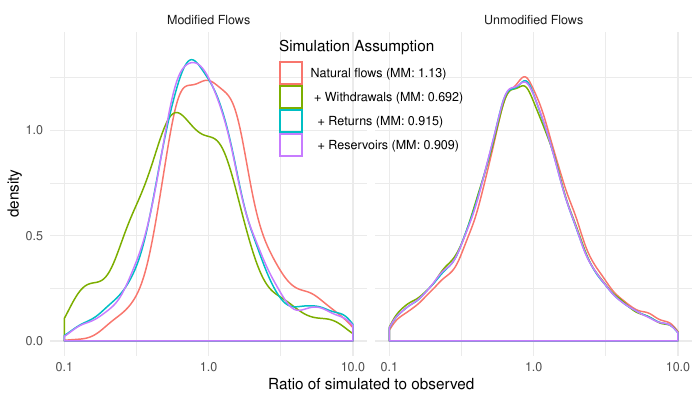

Reproduce this figure in R.
setwd("~/research/water/awash/analyses/gaugecompare")

library(ggplot2)

do.only.hcdn <- F
startmonth <- 673
do.monthly <- F
do.other <- "allyear" #"10year"

source("../../../network4/discharges.R", chdir=T)
if (do.monthly) {
    df <- read.csv("optimizes-monthly.csv")
} else {
    if (do.other == "allyear") {
        df <- read.csv("optimizes-allyear.csv")
        startmonth <- 1
    } else if (do.other == "10year") {
        df <- read.csv("optimizes-10year.csv")
        startmonth <- startmonth - 60
    } else
        df <- read.csv("optimizes.csv")
}
df$observed <- NA

if (do.only.hcdn) {
    info <- read.csv("../../../scaling/conterm_basinid.txt")
    allids <- unique(as.character(df$gauge))
    collection <- sapply(strsplit(allids, "\\."), function(x) x[1])
    colid <- sapply(strsplit(allids, "\\."), function(x) x[2])
    include <- collection == "usgs"
    for (ii in which(include)) {
        infoii <- which(info$STAID == as.numeric(colid[ii]))
        if (length(infoii) != 1)
            include[ii] <- F
        else if (info$HCDN.2009[infoii] != "yes")
            include[ii] <- F
    }

    df <- df[df$gauge %in% allids[include],]
}

numdone <- 0
for (gauge in unique(df$gauge)) {
    numdone <- numdone + 1
    print(numdone / 22559)
    dfrows <- which(df$gauge == gauge)
    parts <- strsplit(as.character(gauge), "\\.")[[1]]
    if (parts[1] %in% c("rivdis", "usgs")) {
        values <- get.flow.data(parts[1], parts[2])
        if (class(values) == "logical")
            next
        starttime <- (1950 - 1960) * 12 - 3 + startmonth - 1
        maxtime <- max(values$time)
        if (do.monthly) {
            if (starttime >= maxtime)
                next
            for (time in 1:60) {
                df$observed[dfrows[time]] <- values$flow[values$time == starttime]
                starttime <- starttime + 1
                if (starttime > maxtime)
                    break
            }
        } else {
            if (starttime >= maxtime - 11)
                next
            for (year in 1:length(dfrows)) {
                df$observed[dfrows[year]] <- mean(values$flow[values$time >= starttime & values$time < starttime + 12])
                starttime <- starttime + 12
                if (starttime > maxtime)
                    break
            }
        }
    }
}

df$observed <- df$observed * 60 * 60 * 24 * 365 / 1000 # 1000 m^3
if (do.monthly)
    df$observed <- df$observed / 12
if (do.only.hcdn) {
    quantile(df$flows_nw / df$observed, probs=c(0, .1, .25, .5, .75, .9, 1), na.rm=T)

    ggplot(df, aes(flows_nw / observed)) +
        geom_density() +
        scale_x_log10(breaks=c(1e-3, 1e-2, .1, 1, 10, 1e2, 1e3, 1e4, 1e5, 1e6), limits=c(1e-1, 1e1)) +
        theme_minimal() + xlab("Ratio of simulated to observed")
}

##### Collect data for evaporation run

## df2 <- df[, c('gauge', 'time', 'observed')]
## write.csv(df2, "evapdata.csv", row.names=F)

##### Collect data for VIC comparison

## Read raw run-off values
## nc <- nc_open("~/Dropbox/America's Water/Public Model Data/VIC_WB.nc")
## vic.fips <- ncvar_get(nc, "state_fips") * 1000 + ncvar_get(nc, "county_fips")
## vic.flow <- ncvar_get(nc, "runoff") + ncvar_get(nc, "baseflow")
## network$gid <- paste(network$collection, network$colid, sep='.')
## load("../../data/counties/waternet/countydraws.RData")

## df$vicro <- NA
## numdone <- 0
## for (gauge in unique(df$gauge)) {
##     numdone <- numdone + 1
##     print(numdone / 22559)
##     dfrows <- which(df$gauge == gauge)
##     grow <- which(network$gid == gauge)
##     fips <- draws$fips[draws$source == grow & draws$justif == 'contains']
##     if (length(fips) > 0 && fips %in% vic.fips) {
##         if (do.monthly)
##             df$vicro[dfrows] <- vic.flow[startmonth:length(dfrows), vic.fips == fips]
##         else {
##             for (year in 1:length(dfrows))
##                 df$vicro[dfrows[year]] <- mean(vic.flow[(0:11) + startmonth + (year - 1)*12, vic.fips == fips])
##         }
##     }
## }
## vicrosaved <- df$vicro

## numdone <- 0
## for (gauge in unique(df$gauge)) {
##     numdone <- numdone + 1
##     print(numdone / 22559)
##     dfrows <- which(df$gauge == gauge)
##     df$vicro[dfrows] <- df$vicro[dfrows] * median(df$observed[dfrows] / df$vicro[dfrows])
## }
>>>>>>> reviewed

## Check lineup
## allccf = rep(0, 25)
## for (gauge in unique(df$gauge)) {
##     xx = tryCatch({
##         ccf(df$flows_nw[df$gauge == gauge], df$observed[df$gauge == gauge], 12, na.action=na.pass, plot=F, type='correlation')$acf[,,1]
##     }, error=function(e) {
##         rep(0, 25)
##     })
##     xx[is.na(xx)] <- 0
##     allccf <- allccf + xx
## }

## plot(-12:12, allccf)

df$modified <- df$flows_nw - df$flows_nrnr > mean(df$flows_nw - df$flows_nrnr) # more than average mod
df$nonzero <- df$observed > 0 & df$flows_nw > 0 & df$flows_nrnr > 1e-3 & df$flows_rfnr > 1e-3 & df$flows_rfwr > 1e-3
if (do.monthly) {
    df$largish <- df$observed > 1e3 / 12
} else {
    df$largish <- df$observed > 1e3
}

ava <- df$nonzero & df$modified
aval <- df$nonzero & df$modified & df$largish

## summary(lm(y ~ 0 + x, data.frame(y=log(df$flows_nw[ava]), x=log(df$observed[ava]))))
## summary(lm(y ~ 0 + x, data.frame(y=log(df$flows_nrnr[ava]), x=log(df$observed[ava]))))
## summary(lm(y ~ 0 + x, data.frame(y=log(df$flows_rfnr[ava]), x=log(df$observed[ava]))))
## summary(lm(y ~ 0 + x, data.frame(y=log(df$flows_rfwr[ava]), x=log(df$observed[ava]))))

## quantile(df$flows_nw[aval] / df$observed[aval], na.rm=T)
## quantile(df$flows_nrnr[aval] / df$observed[aval], na.rm=T)
## quantile(df$flows_rfnr[aval] / df$observed[aval], na.rm=T)
## quantile(df$flows_rfwr[aval] / df$observed[aval], na.rm=T)

## ggplot(subset(df, aval), aes(flows_nw / observed)) +
##     geom_density() + scale_x_log10(breaks=c(1e-3, 1e-2, .1, 1, 10, 1e2, 1e3, 1e4, 1e5, 1e6)) +
##     theme_minimal() + xlab("Ratio of simulated to observed")

mm.nw <- format(median(df$flows_nw[aval] / df$observed[aval], na.rm=T), digits=3)
mm.nrnr <- format(median(df$flows_nrnr[aval] / df$observed[aval], na.rm=T), digits=3)
mm.rfnr <- format(median(df$flows_rfnr[aval] / df$observed[aval], na.rm=T), digits=3)
mm.rfwr <- format(median(df$flows_rfwr[aval] / df$observed[aval], na.rm=T), digits=3)

df$flowsize.label <- "Large Flows"
df$flowsize.label[!df$largish] <- "Small Flows"
df$modified.label <- "Modified Flows"
df$modified.label[!df$modified] <- "Unmodified Flows"
if (do.other == "allyear") {
    df$period.label <- "2000 - 2010"
    df$period.label[df$time <= 50] <- "before 2000"
} else
    df$period.label <- NA

if (do.monthly) {
    ggplot(subset(df, nonzero & largish)) +
        facet_grid(. ~ modified.label) + #facet_grid(modified.label ~ flowsize.label) +
        geom_density(aes(flows_nw / observed, colour='a')) +
        geom_density(aes(flows_nrnr / observed, colour='b')) +
        geom_density(aes(flows_rfnr / observed, colour='c')) +
        geom_density(aes(flows_rfwr / observed, colour='d')) +
        scale_x_log10(breaks=c(1e-3, 1e-2, .1, 1, 10, 1e2, 1e3, 1e4, 1e5, 1e6), limits=c(1e-1, 1e1)) +
        scale_colour_discrete(name="Simulation Assumption", breaks=c('a', 'b', 'c', 'd'), labels=c(paste0("Natural flows (Medium: ", mm.nw, ")"), paste0(" + Withdrawals (Medium: ", mm.nrnr, ")"), paste0("  + Returns (Medium: ", mm.rfnr, ")"), paste0("  + Reservoirs (Medium: ", mm.rfwr, ")"))) +
        theme_minimal() + xlab("Ratio of simulated to observed") +
        theme(legend.justification=c(.5,1), legend.position=c(.5,1)) + ylim(0, 1.2)
    ggsave("compare-monthly.pdf", width=7, height=4)
} else {
    if (do.other %in% c("allyear", "10year")) {
        ggplot(subset(df, nonzero & largish)) +
            facet_grid(period.label ~ modified.label) + #facet_grid(modified.label ~ flowsize.label) +
            geom_density(aes(flows_nw / observed, colour='a')) +
            geom_density(aes(flows_nrnr / observed, colour='b')) +
            geom_density(aes(flows_rfnr / observed, colour='c')) +
            geom_density(aes(flows_rfwr / observed, colour='d')) +
            scale_x_log10(breaks=c(1e-3, 1e-2, .1, 1, 10, 1e2, 1e3, 1e4, 1e5, 1e6), limits=c(1e-1, 1e1)) +
            scale_colour_discrete(name="Simulation Assumption", breaks=c('a', 'b', 'c', 'd'), labels=c(paste0("Natural flows (Medium: ", mm.nw, ")"), paste0(" + Withdrawals (Medium: ", mm.nrnr, ")"), paste0("  + Returns (Medium: ", mm.rfnr, ")"), paste0("  + Reservoirs (Medium: ", mm.rfwr, ")"))) +
            theme_minimal() + xlab("Ratio of simulated to observed") +
            theme(legend.justification=c(.5,1), legend.position=c(.5,1))
        ggsave(paste0("compare-", do.other, ".pdf"), width=7, height=4)
    } else {
        ggplot(subset(df, nonzero & largish)) +
            facet_grid(. ~ modified.label) + #facet_grid(modified.label ~ flowsize.label) +
            geom_density(aes(flows_nw / observed, colour='a')) +
            geom_density(aes(flows_nrnr / observed, colour='b')) +
            geom_density(aes(flows_rfnr / observed, colour='c')) +
            geom_density(aes(flows_rfwr / observed, colour='d')) +
            scale_x_log10(breaks=c(1e-3, 1e-2, .1, 1, 10, 1e2, 1e3, 1e4, 1e5, 1e6), limits=c(1e-1, 1e1)) +
            scale_colour_discrete(name="Simulation Assumption", breaks=c('a', 'b', 'c', 'd'), labels=c(paste0("Natural flows (Medium: ", mm.nw, ")"), paste0(" + Withdrawals (Medium: ", mm.nrnr, ")"), paste0("  + Returns (Medium: ", mm.rfnr, ")"), paste0("  + Reservoirs (Medium: ", mm.rfwr, ")"))) +
            theme_minimal() + xlab("Ratio of simulated to observed") +
            theme(legend.justification=c(.5,1), legend.position=c(.5,1))
        ggsave("compare.pdf", width=7, height=4)
    }
}

ggplot(subset(df, ava), aes(observed, flows_nw)) +
    geom_point() +
    geom_smooth(method='lm') +
    geom_abline(slope=1, col='green') +
    scale_x_log10() + scale_y_log10() +
    theme_minimal() + xlab("Observed flows (1000 m^3 / year)") +
    ylab("Simulated flows without withdrawals")

ggplot(subset(df, ava), aes(observed, flows_nrnr)) +
    geom_point() +
    geom_smooth(method='lm') +
    geom_abline(slope=1, col='green') +
    scale_x_log10() + scale_y_log10() +
    theme_minimal() + xlab("Observed flows (1000 m^3 / year)") +
    ylab("Simulated flows with withdrawals")

ggplot(subset(df, ava), aes(observed, flows_rfnr)) +
    geom_point() +
    geom_smooth(method='lm') +
    geom_abline(slope=1, col='green') +
    scale_x_log10() + scale_y_log10() +
    theme_minimal() + xlab("Observed flows (1000 m^3 / year)") +
    ylab("Simulated flows with withdrawals + return flows")

ggplot(subset(df, ava), aes(observed, flows_rfwr)) +
    geom_point() +
    geom_smooth(method='lm') +
    geom_abline(slope=1, col='green') +
    scale_x_log10() + scale_y_log10() +
    theme_minimal() + xlab("Observed flows (1000 m^3 / year)") +
    ylab("Simulated flows with withdrawals + return flows + reservoirs")

## NSE and KGE metrics

library(dplyr)
df2 <- df %>% group_by(gauge) %>% summarize(nse_rfnr=1 - sum((flows_rfnr - observed)^2, na.rm=T) / sum((observed - mean(observed, na.rm=T))^2, na.rm=T),
                                            nse_nrnr=1 - sum((flows_nrnr - observed)^2, na.rm=T) / sum((observed - mean(observed, na.rm=T))^2, na.rm=T),
                                            nse_rfwr=1 - sum((flows_rfwr - observed)^2, na.rm=T) / sum((observed - mean(observed, na.rm=T))^2, na.rm=T),
                                            nse_nw=1 - sum((flows_nw - observed)^2, na.rm=T) / sum((observed - mean(observed, na.rm=T))^2, na.rm=T),
                                            kge_rfnr=1 - sqrt((cor(flows_rfnr, observed, use="na.or.complete") - 1)^2 + (var(flows_rfnr, na.rm=T) / var(observed, na.rm=T) - 1)^2 + (mean(flows_rfnr, na.rm=T) / mean(observed, na.rm=T) - 1)^2),
                                            kge_nrnr=1 - sqrt((cor(flows_nrnr, observed, use="na.or.complete") - 1)^2 + (var(flows_nrnr, na.rm=T) / var(observed, na.rm=T) - 1)^2 + (mean(flows_nrnr, na.rm=T) / mean(observed, na.rm=T) - 1)^2),
                                            kge_rfwr=1 - sqrt((cor(flows_rfwr, observed, use="na.or.complete") - 1)^2 + (var(flows_rfwr, na.rm=T) / var(observed, na.rm=T) - 1)^2 + (mean(flows_rfwr, na.rm=T) / mean(observed, na.rm=T) - 1)^2),
                                            kge_nw=1 - sqrt((cor(flows_nw, observed, use="na.or.complete") - 1)^2 + (var(flows_nw, na.rm=T) / var(observed, na.rm=T) - 1)^2 + (mean(flows_nw, na.rm=T) / mean(observed, na.rm=T) - 1)^2),
                                            bias_rfwr=1 - mean(flows_rfwr, na.rm=T) / mean(observed, na.rm=T),
                                            modified=median(modified, na.rm=T), nonzero=median(nonzero, na.rm=T), largish=median(largish, na.rm=T))

df2$flowsize.label <- "Large Flows"
df2$flowsize.label[!df2$largish] <- "Small Flows"
df2$modified.label <- "Modified Flows"
df2$modified.label[!df2$modified] <- "Unmodified Flows"

gr.ava <- df2$nonzero & df2$modified
gr.aval <- df2$nonzero & df2$modified & df2$largish

nse.mm.nw <- format(median(df2$nse_nw[gr.aval], na.rm=T), digits=3)
nse.mm.nrnr <- format(median(df2$nse_nrnr[gr.aval], na.rm=T), digits=3)
nse.mm.rfnr <- format(median(df2$nse_rfnr[gr.aval], na.rm=T), digits=3)
nse.mm.rfwr <- format(median(df2$nse_rfwr[gr.aval], na.rm=T), digits=3)

if (do.monthly) {
    ggplot(subset(df2, nonzero & largish)) +
        facet_grid(. ~ modified.label) + #facet_grid(modified.label ~ flowsize.label) +
        geom_density(aes(nse_nw, colour='a')) +
        geom_density(aes(nse_nrnr, colour='b')) +
        geom_density(aes(nse_rfnr, colour='c')) +
        geom_density(aes(nse_rfwr, colour='d')) +
        scale_colour_discrete(name="Simulation Assumption", breaks=c('a', 'b', 'c', 'd'), labels=c(paste0("Natural flows (Medium: ", nse.mm.nw, ")"), paste0(" + Withdrawals (Medium: ", nse.mm.nrnr, ")"), paste0("  + Returns (Medium: ", nse.mm.rfnr, ")"), paste0("  + Reservoirs (Medium: ", nse.mm.rfwr, ")"))) +
        theme_minimal() + xlab("NSE") +
        theme(legend.justification=c(.5,1), legend.position=c(.5,1)) + xlim(-1, 1)
    ggsave("nse-monthly.pdf", width=7, height=4)
} else {
    if (do.other %in% c("allyear", "10year")) {
        ggplot(subset(df2, nonzero & largish)) +
            facet_grid(. ~ modified.label) + #facet_grid(modified.label ~ flowsize.label) +
            geom_density(aes(nse_nw, colour='a')) +
            geom_density(aes(nse_nrnr, colour='b')) +
            geom_density(aes(nse_rfnr, colour='c')) +
            geom_density(aes(nse_rfwr, colour='d')) +
            scale_colour_discrete(name="Simulation Assumption", breaks=c('a', 'b', 'c', 'd'), labels=c(paste0("Natural flows (Medium: ", nse.mm.nw, ")"), paste0(" + Withdrawals (Medium: ", nse.mm.nrnr, ")"), paste0("  + Returns (Medium: ", nse.mm.rfnr, ")"), paste0("  + Reservoirs (Medium: ", nse.mm.rfwr, ")"))) +
            theme_minimal() + xlab("NSE") +
            theme(legend.justification=c(.5,1), legend.position=c(.5,1)) + xlim(-1, 1)
        ggsave(paste0("nse-", do.other, ".pdf"), width=7, height=4)
    } else {
        ggplot(subset(df2, nonzero & largish)) +
            facet_grid(. ~ modified.label) + #facet_grid(modified.label ~ flowsize.label) +
            geom_density(aes(nse_nw, colour='a')) +
            geom_density(aes(nse_nrnr, colour='b')) +
            geom_density(aes(nse_rfnr, colour='c')) +
            geom_density(aes(nse_rfwr, colour='d')) +
            scale_colour_discrete(name="Simulation Assumption", breaks=c('a', 'b', 'c', 'd'), labels=c(paste0("Natural flows (Medium: ", nse.mm.nw, ")"), paste0(" + Withdrawals (Medium: ", nse.mm.nrnr, ")"), paste0("  + Returns (Medium: ", nse.mm.rfnr, ")"), paste0("  + Reservoirs (Medium: ", nse.mm.rfwr, ")"))) +
            theme_minimal() + xlab("NSE") +
            theme(legend.justification=c(.5,1), legend.position=c(.5,1)) + xlim(-1, 1)
        ggsave("nse.pdf", width=7, height=4)
    }
}

kge.mm.nw <- format(median(df2$kge_nw[gr.aval], na.rm=T), digits=3)
kge.mm.nrnr <- format(median(df2$kge_nrnr[gr.aval], na.rm=T), digits=3)
kge.mm.rfnr <- format(median(df2$kge_rfnr[gr.aval], na.rm=T), digits=3)
kge.mm.rfwr <- format(median(df2$kge_rfwr[gr.aval], na.rm=T), digits=3)

if (do.monthly) {
    ggplot(subset(df2, nonzero & largish)) +
        facet_grid(. ~ modified.label) + #facet_grid(modified.label ~ flowsize.label) +
        geom_density(aes(kge_nw, colour='a')) +
        geom_density(aes(kge_nrnr, colour='b')) +
        geom_density(aes(kge_rfnr, colour='c')) +
        geom_density(aes(kge_rfwr, colour='d')) +
        scale_colour_discrete(name="Simulation Assumption", breaks=c('a', 'b', 'c', 'd'), labels=c(paste0("Natural flows (Medium: ", kge.mm.nw, ")"), paste0(" + Withdrawals (Medium: ", kge.mm.nrnr, ")"), paste0("  + Returns (Medium: ", kge.mm.rfnr, ")"), paste0("  + Reservoirs (Medium: ", kge.mm.rfwr, ")"))) +
        theme_minimal() + xlab("KGE") +
        theme(legend.justification=c(.5,1), legend.position=c(.5,1)) + xlim(-1, 1)
    ggsave("kge-monthly.pdf", width=7, height=4)
} else {
    if (do.other %in% c("allyear", "10year")) {
        ggplot(subset(df2, nonzero & largish)) +
            facet_grid(. ~ modified.label) + #facet_grid(modified.label ~ flowsize.label) +
            geom_density(aes(kge_nw, colour='a')) +
            geom_density(aes(kge_nrnr, colour='b')) +
            geom_density(aes(kge_rfnr, colour='c')) +
            geom_density(aes(kge_rfwr, colour='d')) +
            scale_colour_discrete(name="Simulation Assumption", breaks=c('a', 'b', 'c', 'd'), labels=c(paste0("Natural flows (Medium: ", kge.mm.nw, ")"), paste0(" + Withdrawals (Medium: ", kge.mm.nrnr, ")"), paste0("  + Returns (Medium: ", kge.mm.rfnr, ")"), paste0("  + Reservoirs (Medium: ", kge.mm.rfwr, ")"))) +
            theme_minimal() + xlab("KGE") +
            theme(legend.justification=c(.5,1), legend.position=c(.5,1)) + xlim(-1, 1)
        ggsave(paste0("kge-", do.other, ".pdf"), width=7, height=4)
    } else {
        ggplot(subset(df2, nonzero & largish)) +
            facet_grid(. ~ modified.label) + #facet_grid(modified.label ~ flowsize.label) +
            geom_density(aes(kge_nw, colour='a')) +
            geom_density(aes(kge_nrnr, colour='b')) +
            geom_density(aes(kge_rfnr, colour='c')) +
            geom_density(aes(kge_rfwr, colour='d')) +
            scale_colour_discrete(name="Simulation Assumption", breaks=c('a', 'b', 'c', 'd'), labels=c(paste0("Natural flows (Medium: ", kge.mm.nw, ")"), paste0(" + Withdrawals (Medium: ", kge.mm.nrnr, ")"), paste0("  + Returns (Medium: ", kge.mm.rfnr, ")"), paste0("  + Reservoirs (Medium: ", kge.mm.rfwr, ")"))) +
            theme_minimal() + xlab("KGE") +
            theme(legend.justification=c(.5,1), legend.position=c(.5,1)) + xlim(-1, 1)
        ggsave("kge.pdf", width=7, height=4)
    }
}

## Table of metrics
metrics <- data.frame(metric=rep(c("Bias", "NSE", "KGE"), each=2), limit=c('\\pm 20', '\\pm 50', rep(c('\\ge 0.6', '\\ge 0.2'), 2)),
                      value=c(mean(df2$bias_rfwr >= .8 & df2$bias_rfwr <= 1.2, na.rm=T),
                              mean(df2$bias_rfwr >= .5 & df2$bias_rfwr <= 1.5, na.rm=T),
                              mean(df2$nse_rfwr >= .6, na.rm=T), mean(df2$nse_rfwr >= .2, na.rm=T),
                              mean(df2$kge_rfwr >= .6, na.rm=T), mean(df2$kge_rfwr >= .2, na.rm=T)))
library(xtable)
print(xtable(metrics), include.rownames=F, sanitize.text.function=function(x) x)

